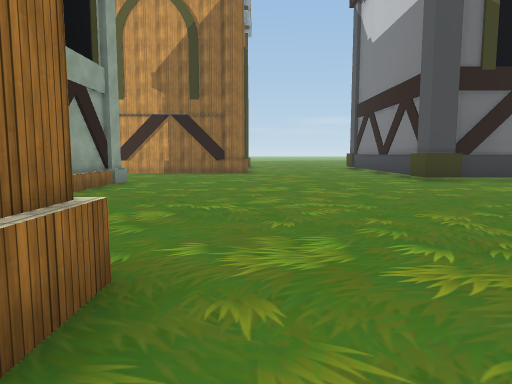
[1] (above)

24 first-person views from a walk through a 3-D level made in the Unity game engine. The camera is 1.5 m above the floor, tilts 6° down and sees 70° across. The floor is counted in squares, 2 m on a side. Each view is taken from the middle of a square. On the plan, view 1 faces up. The plan holds only what a view shows up to about 11 squares ahead; the rest is blank. The place goes on beyond the plan. The player is left out. Some animated figures are not drawn. Some surface patterns are stand-ins.

[2]
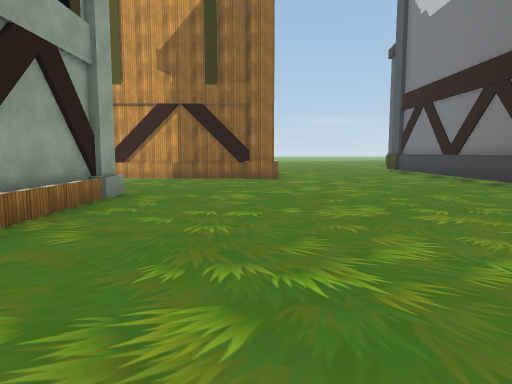

[3]
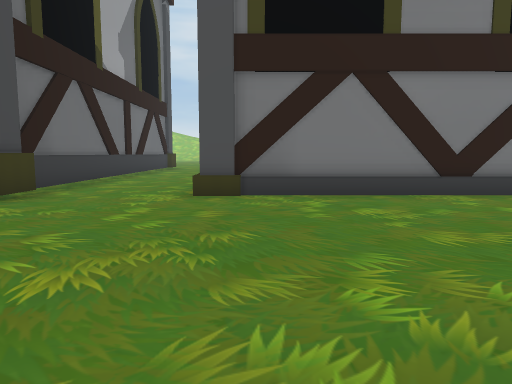

[4]
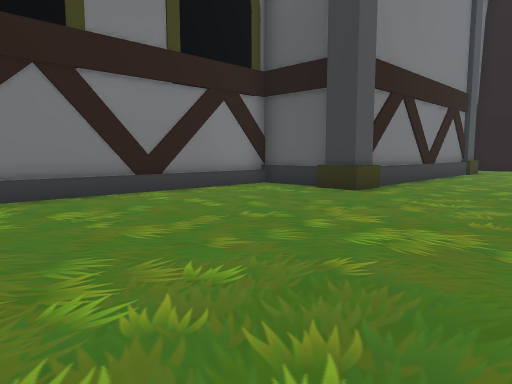

[5]
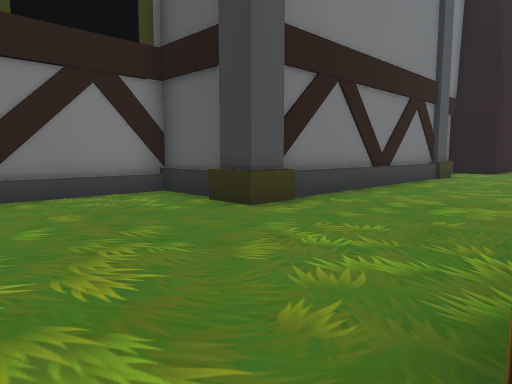

[6]
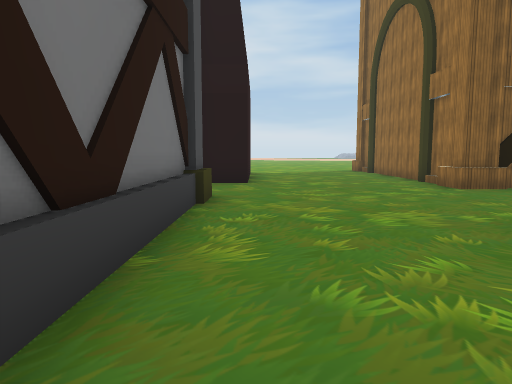

[7]
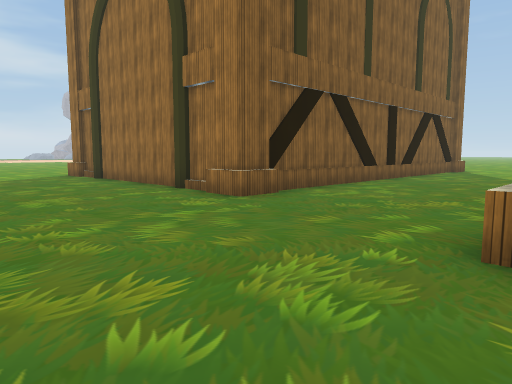

[8]
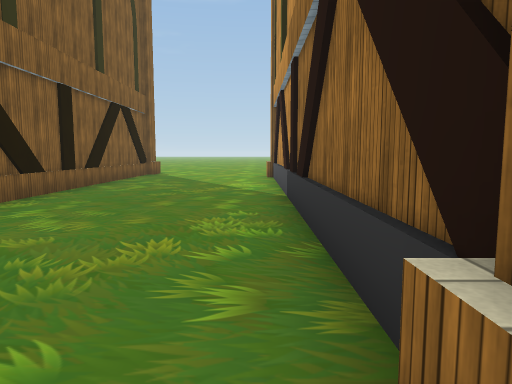

[9]
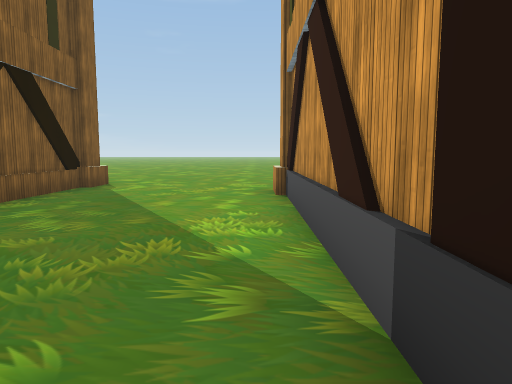

[10]
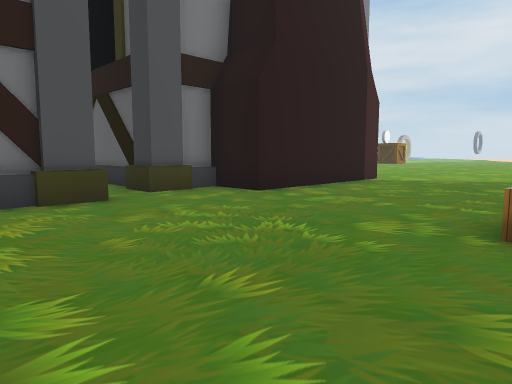

[11]
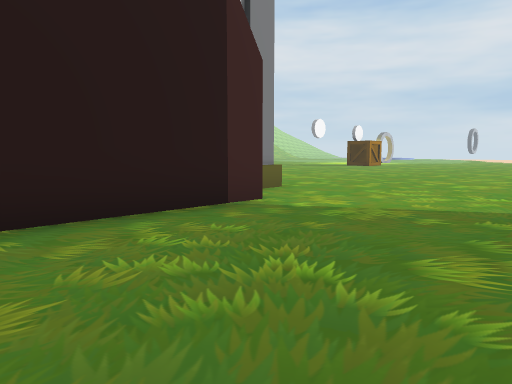

[12]
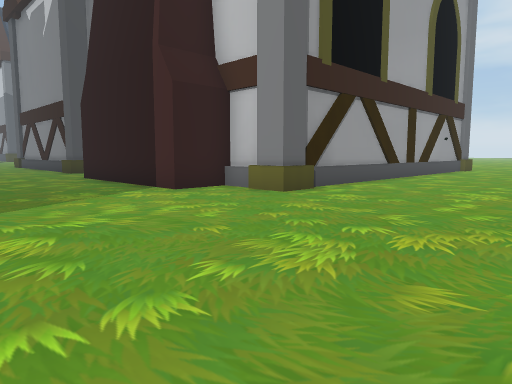

[13]
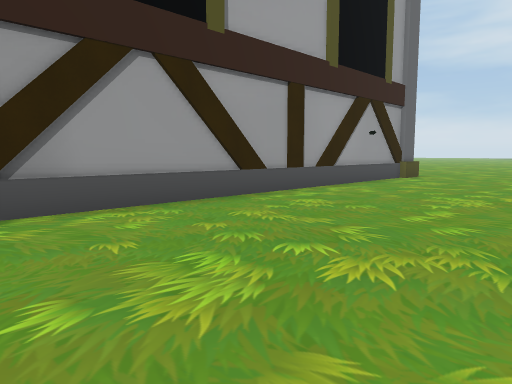

[14]
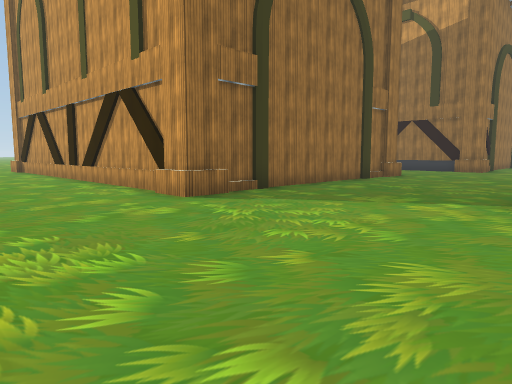

[15]
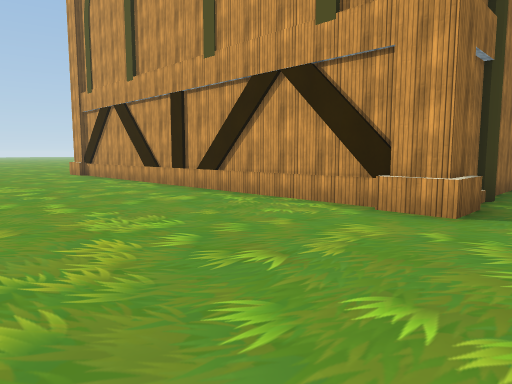

[16]
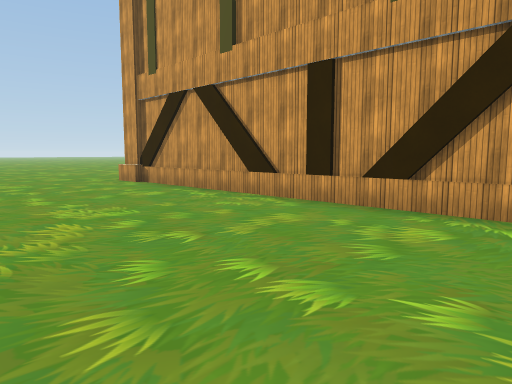

[17]
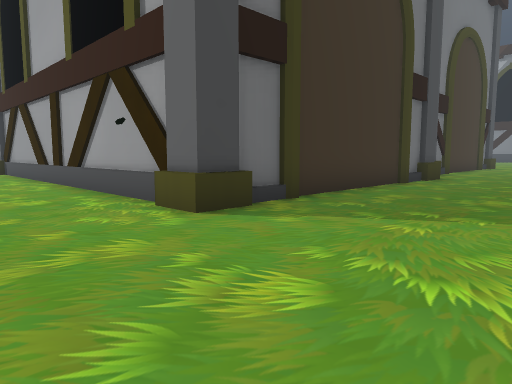

[18]
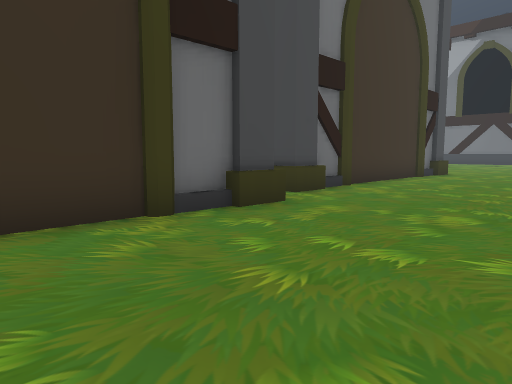

[19]
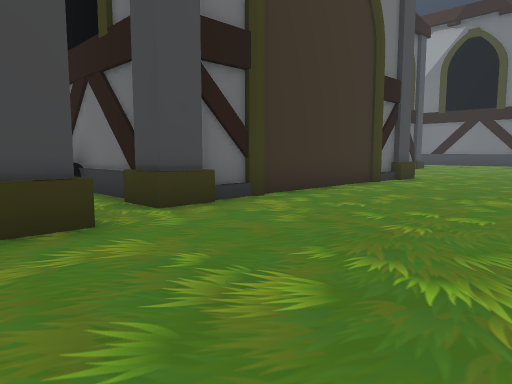

[20]
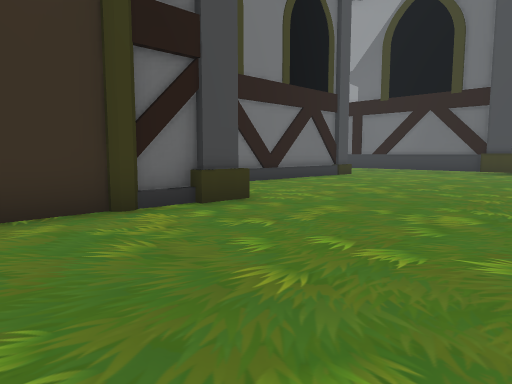

[21]
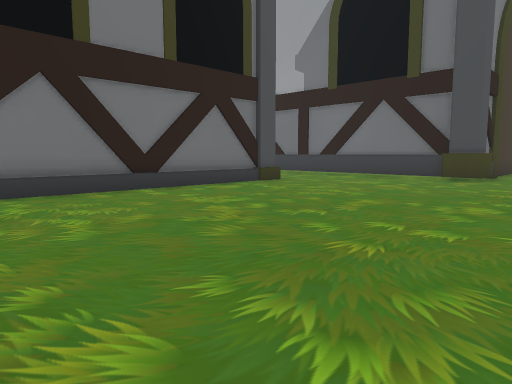

[22]
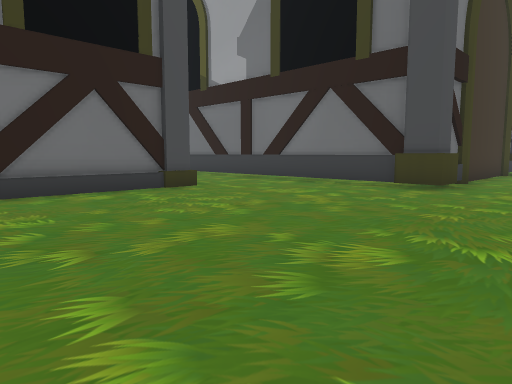

[23]
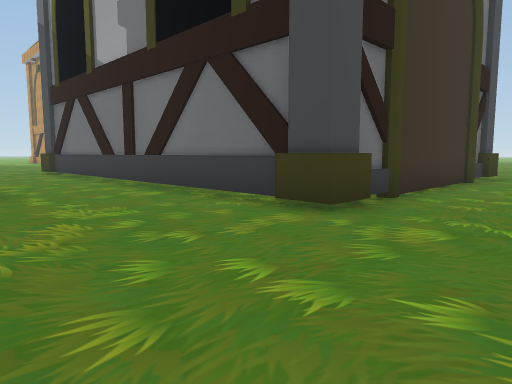

[24]
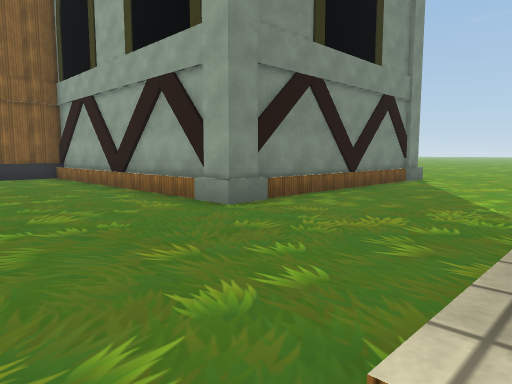

### Floor plan
Points are (right, up) in squares from view 1. A wall is a line through its corners. A room is listed if a view was taken in it or the views show most of it. See-through windows are left out.
Room 1 (views 1, 2, 3, 4, 5, 6, 7, 8, 9, 10, 11, 12, 13, 14, 15, 16, 17, 18, 19, 20, 21, 22, 23, 24)
walls: (2.9, -9.5) (2.9, -0.7) (3.9, -0.7); (-1.6, -6.4) (-12.6, -6.4); (3.8, -1) (5.6, -1) (5.6, 6.4); (4.6, -10.9) (7, -10.9); (3.6, -12.4) (3.6, -10.7) (4.5, -10.7); (-2.6, -13) (-2.6, -17.1); (-0.9, 2.1) (-0.9, 1.1); (3.8, -18.2) (3.8, -17.4) (2.2, -17.4) (2.2, -12.3) (3.8, -12.3) (3.8, -11.5); (-2.6, -17.5) (-2.6, -19.4); (14.6, -9.2) (11.5, -9.2); (15.3, -7.5) (15.3, -9.4); (3.6, -19.4) (3.6, -17.4); (15.3, -3) (15.3, -7.1); (-2.4, -19.1) (-15, -19.1); (15.5, -9.4) (14.5, -9.4); (15.3, -0.8) (15.3, -2.8); (16, -10.6) (16, -12.5); (16, -12.8) (16, -16.9); (-3.6, 9.2) (-3.6, 1.8) (-2.1, 1.8); (5.8, 10) (4.8, 10) (4.8, 11); (12.8, 6.5) (12.8, 0.2); (4.8, 11.1) (4.8, 14); (-15, -10.9) (-2.6, -10.9) (-2.6, -12.6); (4.9, 11.5) (4.9, 14.1); (16, -17.4) (16, -19.1) (3.5, -19.1); (-9.5, 9.8) (-4.5, 9.8); (-0.4, 14) (-5.2, 14); (17.4, 10.2) (4.8, 10.2); (17.4, 11.1) (17.4, 10) (16.4, 10); (17.1, 12) (17.1, 11.1); (17.1, 14.5) (17.1, 12.5)
low walls: (-1.4, -6.6) (-1.9, -6.6); (-3.4, -10.7) (-2.3, -10.7) (-2.3, -11.6); (-2.3, -18.4) (-2.3, -19.4) (-3.4, -19.4); (4.5, -19.4) (3.6, -19.4); (15.5, -8.4) (15.5, -9.4); (15.5, -0.6) (15.5, -1.8); (16.2, -10.5) (16.2, -11.6); (-15.1, -10.7) (-14, -10.7); (16.2, -18.2) (16.2, -19.4) (15.1, -19.4); (-0.2, 13.8) (-1.4, 13.8); (-14, -19.4) (-15.1, -19.4)
objects: house (-11, 10) to (-10, 10); house (-4, 10); house (6, 7); house (13, 7)

Positions as (right, up) in squares from view 1, and headings:
1: (0, 0), facing up
2: (-1, 3), facing up
3: (-1, 6), facing right
4: (-1, 6), facing down-right
5: (-1, 3), facing down-right
6: (2, -3), facing down
7: (2, -6), facing down-left
8: (-1, -7), facing left
9: (-6, -7), facing left
10: (-3, -7), facing down-right
11: (-2, -13), facing down-right
12: (-2, -24), facing up-right
13: (4, -24), facing up-right
14: (3, -23), facing up-left
15: (-1, -24), facing up-left
16: (-5, -24), facing up-left
17: (20, -22), facing up-left
18: (20, -15), facing up-left
19: (20, -12), facing up-left
20: (20, -5), facing up-left
21: (20, -1), facing up-left
22: (20, 2), facing up-left
23: (20, 6), facing up-left
24: (0, 14), facing down-left
